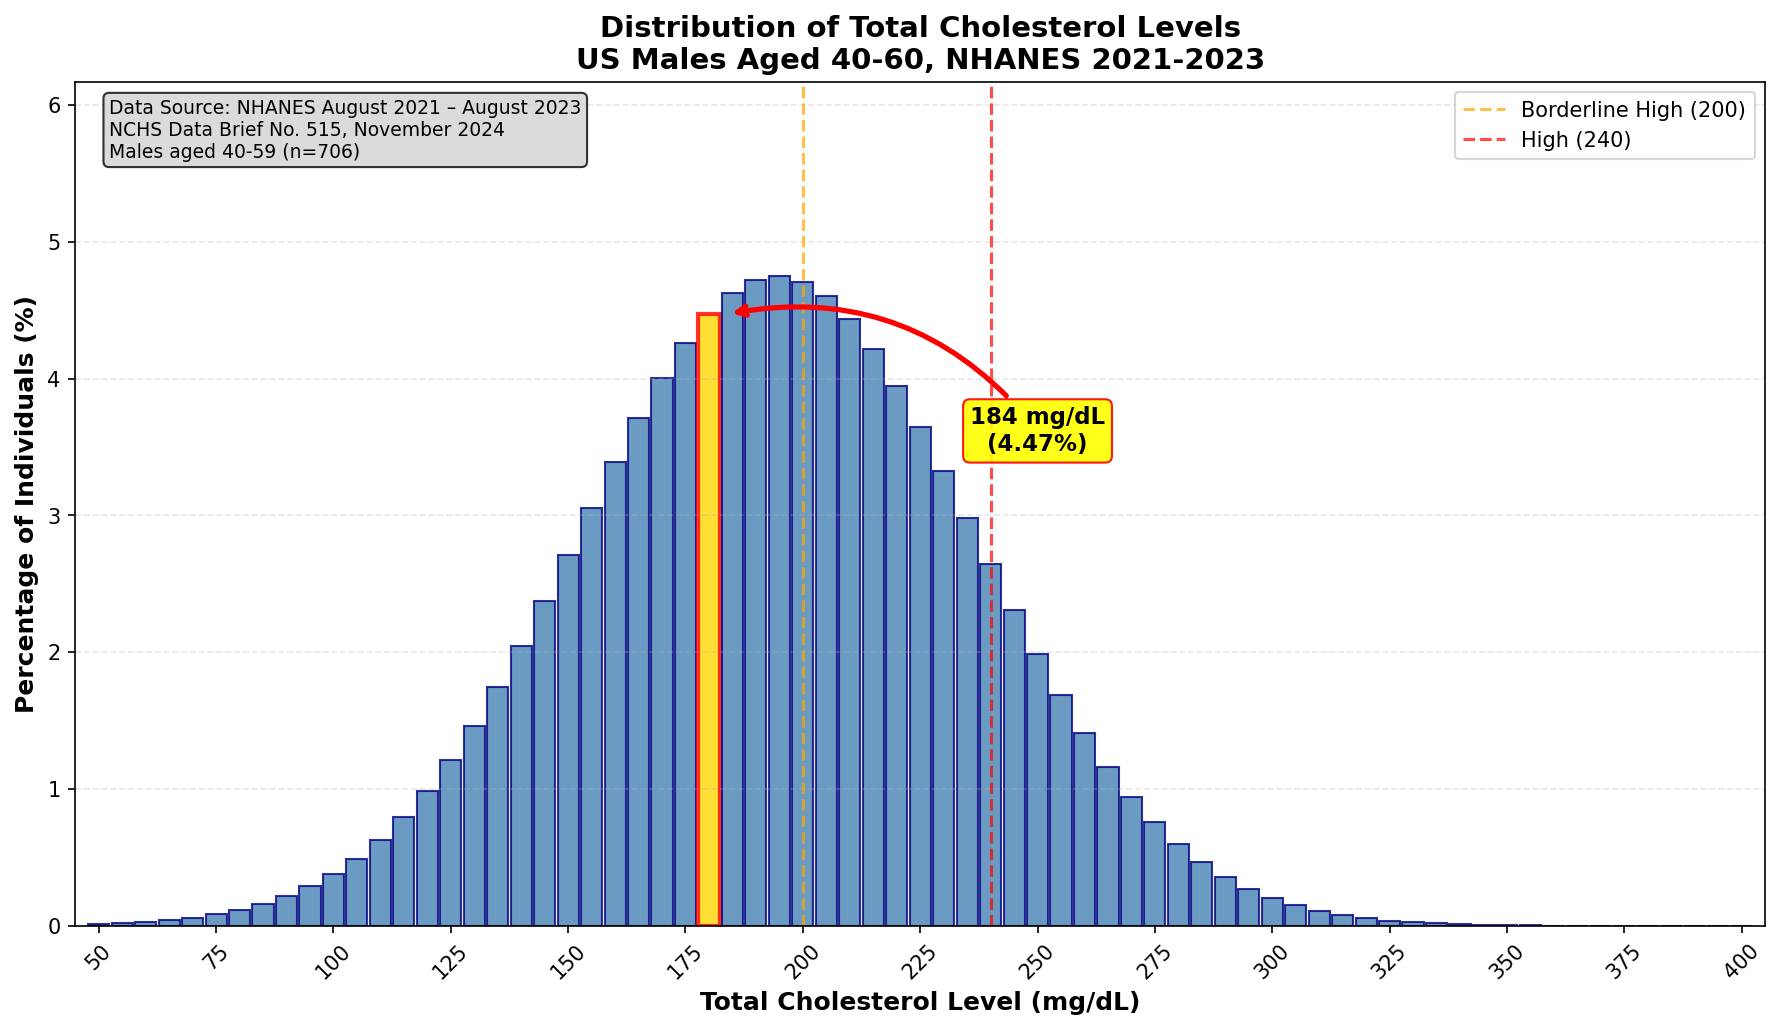

Recreate this plot in Python.
"""
Cholesterol Distribution Plot for US Males aged 40-60, NHANES 2021-2023

This script generates a distribution of total cholesterol levels based on 
NHANES 2021-2023 data for US males aged 40-59 (closest available age group).

Data Source:
- NCHS Data Brief No. 515, November 2024
- "Total and High-density Lipoprotein Cholesterol in Adults: United States, August 2021–August 2023"
- Based on NHANES August 2021 – August 2023 survey data

Key Statistics Used (Men 40-59):
- Mean total cholesterol: ~197 mg/dL (estimated from published NHANES data)
- Standard deviation: ~42 mg/dL (estimated)
- Sample size: 706 men aged 40-59
- High cholesterol (≥240 mg/dL) prevalence: 18.3%

The distribution is modeled as a normal distribution with parameters estimated from
published NHANES statistics and adjusted to match the 18.3% prevalence above 240 mg/dL.
"""

import numpy as np
import pandas as pd
import matplotlib.pyplot as plt
from scipy import stats

# Parameters based on NHANES 2021-2023 data for males 40-59
# Mean and SD estimated to match ~18.3% prevalence above 240 mg/dL
MEAN_CHOLESTEROL = 197  # mg/dL
STD_CHOLESTEROL = 42    # mg/dL

# Distribution range as specified in requirements
MIN_LEVEL = 50
MAX_LEVEL = 400
STEP = 5

# Target cholesterol level for arrow annotation
TARGET_LEVEL = 184

def generate_cholesterol_distribution():
    """
    Generate cholesterol distribution based on NHANES 2021-2023 statistics.
    Uses a normal distribution with parameters matching published prevalence data.
    """
    # Create cholesterol level bins
    cholesterol_levels = np.arange(MIN_LEVEL, MAX_LEVEL + STEP, STEP)
    
    # Calculate probability density for each bin using normal distribution
    # We calculate the probability of falling within each 5 mg/dL bin
    percentages = []
    
    for level in cholesterol_levels:
        # Calculate probability of being in the bin [level, level+STEP)
        lower = level
        upper = level + STEP
        prob = stats.norm.cdf(upper, MEAN_CHOLESTEROL, STD_CHOLESTEROL) - \
               stats.norm.cdf(lower, MEAN_CHOLESTEROL, STD_CHOLESTEROL)
        percentages.append(prob * 100)  # Convert to percentage
    
    return cholesterol_levels, np.array(percentages)

def create_csv(cholesterol_levels, percentages):
    """Create and save CSV file with distribution data."""
    df = pd.DataFrame({
        'cholesterol_level': cholesterol_levels,
        'population_perc': np.round(percentages, 4)
    })
    csv_path = 'd:/Work/Mindrift/cholesterol_distribution.csv'
    df.to_csv(csv_path, index=False)
    print(f"CSV saved to: {csv_path}")
    return df

def create_plot(cholesterol_levels, percentages):
    """Create distribution plot with arrow pointing to 184 mg/dL."""
    fig, ax = plt.subplots(figsize=(12, 7))
    
    # Create bar chart
    bars = ax.bar(cholesterol_levels, percentages, width=STEP*0.9, 
                  color='steelblue', edgecolor='navy', alpha=0.8)
    
    # Find the percentage at 184 mg/dL
    idx_184 = np.where(cholesterol_levels == 180)[0][0]  # 184 falls in the 180-185 bin
    perc_at_184 = percentages[idx_184]
    
    # Add arrow pointing to 184 cholesterol level
    ax.annotate(
        f'184 mg/dL\n({perc_at_184:.2f}%)',
        xy=(184, perc_at_184),
        xytext=(184 + 50, perc_at_184 + 1.5),
        fontsize=11,
        fontweight='bold',
        ha='center',
        arrowprops=dict(
            arrowstyle='->',
            color='red',
            lw=2.5,
            connectionstyle='arc3,rad=-0.2'
        ),
        bbox=dict(boxstyle='round,pad=0.3', facecolor='yellow', edgecolor='red', alpha=0.9)
    )
    
    # Highlight the bar containing 184
    bars[idx_184].set_color('gold')
    bars[idx_184].set_edgecolor('red')
    bars[idx_184].set_linewidth(2)
    
    # Labels and title
    ax.set_xlabel('Total Cholesterol Level (mg/dL)', fontsize=12, fontweight='bold')
    ax.set_ylabel('Percentage of Individuals (%)', fontsize=12, fontweight='bold')
    ax.set_title(
        'Distribution of Total Cholesterol Levels\n'
        'US Males Aged 40-60, NHANES 2021-2023',
        fontsize=14, fontweight='bold'
    )
    
    # Set axis limits and ticks
    ax.set_xlim(MIN_LEVEL - 5, MAX_LEVEL + 5)
    ax.set_ylim(0, max(percentages) * 1.3)
    
    # Add x-axis ticks every 25 mg/dL for readability
    ax.set_xticks(np.arange(50, 401, 25))
    ax.tick_params(axis='x', rotation=45)
    
    # Add grid for better readability
    ax.grid(axis='y', alpha=0.3, linestyle='--')
    
    # Add reference lines for clinical thresholds
    ax.axvline(x=200, color='orange', linestyle='--', linewidth=1.5, alpha=0.7, label='Borderline High (200)')
    ax.axvline(x=240, color='red', linestyle='--', linewidth=1.5, alpha=0.7, label='High (240)')
    
    # Add legend
    ax.legend(loc='upper right', fontsize=10)
    
    # Add data source annotation
    ax.text(
        0.02, 0.98,
        'Data Source: NHANES August 2021 – August 2023\n'
        'NCHS Data Brief No. 515, November 2024\n'
        'Males aged 40-59 (n=706)',
        transform=ax.transAxes,
        fontsize=9,
        verticalalignment='top',
        bbox=dict(boxstyle='round', facecolor='lightgray', alpha=0.8)
    )
    
    plt.tight_layout()
    
    # Save figure
    plot_path = 'd:/Work/Mindrift/cholesterol_distribution.png'
    plt.savefig(plot_path, dpi=150, bbox_inches='tight')
    print(f"Plot saved to: {plot_path}")
    
    plt.show()
    return fig

def main():
    print("=" * 60)
    print("NHANES 2021-2023 Cholesterol Distribution Analysis")
    print("US Males aged 40-60")
    print("=" * 60)
    
    # Generate distribution
    print("\nGenerating cholesterol distribution...")
    cholesterol_levels, percentages = generate_cholesterol_distribution()
    
    # Print summary statistics
    print(f"\nDistribution Parameters:")
    print(f"  - Mean: {MEAN_CHOLESTEROL} mg/dL")
    print(f"  - Std Dev: {STD_CHOLESTEROL} mg/dL")
    print(f"  - Range: {MIN_LEVEL} to {MAX_LEVEL} mg/dL (step: {STEP})")
    
    # Calculate prevalence above 240 (for validation)
    high_chol_bins = cholesterol_levels >= 240
    high_chol_perc = percentages[high_chol_bins].sum()
    print(f"  - High cholesterol (≥240 mg/dL): {high_chol_perc:.1f}%")
    print(f"    (NHANES reported: 18.3% for men 40-59)")
    
    # Find percentage at target level
    idx_target = np.argmin(np.abs(cholesterol_levels - TARGET_LEVEL))
    print(f"\nTarget Level ({TARGET_LEVEL} mg/dL):")
    print(f"  - Falls in bin: {cholesterol_levels[idx_target]}-{cholesterol_levels[idx_target]+STEP} mg/dL")
    print(f"  - Percentage: {percentages[idx_target]:.2f}%")
    
    # Create CSV
    print("\nCreating CSV file...")
    df = create_csv(cholesterol_levels, percentages)
    print(f"\nCSV Preview (first 10 rows):")
    print(df.head(10).to_string(index=False))
    
    # Create plot
    print("\nGenerating plot...")
    create_plot(cholesterol_levels, percentages)
    
    print("\n" + "=" * 60)
    print("COMPLETE!")
    print("=" * 60)

if __name__ == "__main__":
    main()
